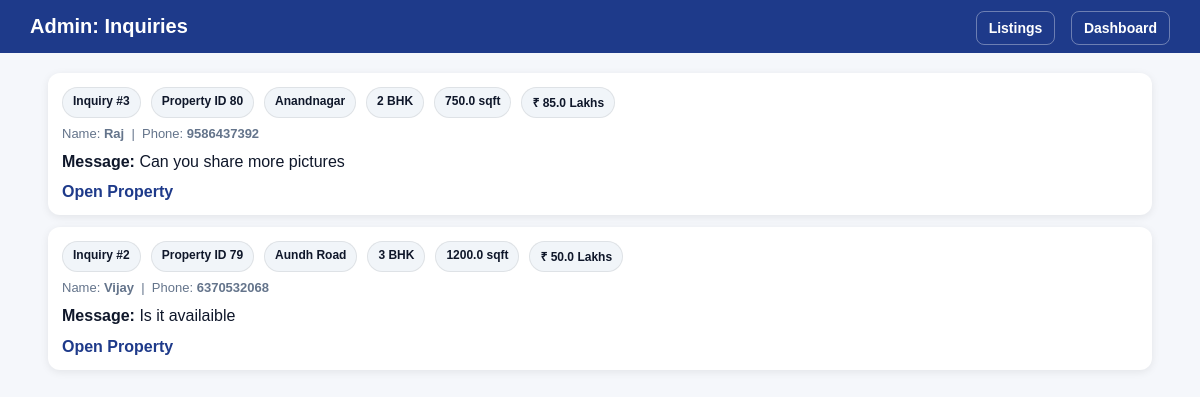
The page /admin/inquiries on the database its author committed.
### tables this page shows
CREATE TABLE inquiries (
    id INTEGER PRIMARY KEY AUTOINCREMENT,
    property_id INTEGER,
    name TEXT,
    phone TEXT,
    message TEXT
);

CREATE TABLE properties (
    id INTEGER PRIMARY KEY AUTOINCREMENT,
    location TEXT,
    sqft REAL,
    bath INTEGER,
    bhk INTEGER,
    listed_price REAL
, image TEXT);

### app.py (the view)
@app.route("/admin/inquiries")
def admin_inquiries():
    conn = sqlite3.connect(DB_PATH)
    conn.row_factory = sqlite3.Row
    cur = conn.cursor()
    cur.execute("""
        SELECT
            i.id AS inquiry_id,
            i.property_id,
            i.name,
            i.phone,
            i.message,
            p.location,
            p.sqft,
            p.bhk,
            p.bath,
            p.listed_price
        FROM inquiries i
        JOIN properties p ON p.id = i.property_id
        ORDER BY i.id DESC
    """)
    rows = cur.fetchall()
    conn.close()
    inquiries = []
    for r in rows:
        inquiries.append({
            "inquiry_id": r["inquiry_id"],
            "property_id": r["property_id"],
            "name": r["name"],
            "phone": r["phone"],
            "message": r["message"],
            "location": r["location"],
            "sqft": r["sqft"],
            "bhk": r["bhk"],
            "bath": r["bath"],
            "listed_price": r["listed_price"]
        })
    return render_template("admin_inquiries.html", inquiries=inquiries)

### templates/admin_inquiries.html (shortened to what this page needs)
<!DOCTYPE html>
<html>
<head>
</head>
<body>
<div class="navbar">
  <div>Admin: Inquiries</div>
  <div>
    <a class="navlink" href="/">Listings</a>
    <a class="navlink" href="/dashboard">Dashboard</a>
  </div>
</div>
<div class="wrap">
  {% if inquiries|length == 0 %}
    <div class="empty">No inquiries yet.</div>
  {% else %}
    {% for i in inquiries %}
      <div class="card">
        <div class="row">
          <span class="pill">Inquiry #{{ i.inquiry_id }}</span>
          <span class="pill">Property ID {{ i.property_id }}</span>
          <span class="pill">{{ i.location }}</span>
          <span class="pill">{{ i.bhk }} BHK</span>
          <span class="pill">{{ i.sqft }} sqft</span>
          <span class="pill">₹ {{ i.listed_price }} Lakhs</span>
        </div>
        <div class="muted" style="margin-top:8px;">
          Name: <b>{{ i.name }}</b> &nbsp;|&nbsp; Phone: <b>{{ i.phone }}</b>
        </div>
        <div class="msg"><b>Message:</b> {{ i.message }}</div>
        <div style="margin-top:10px;">
          <a href="/property/{{ i.property_id }}" style="text-decoration:none; color:#1e3a8a; font-weight:700;">Open Property</a>
        </div>
      </div>
    {% endfor %}
  {% endif %}
</div>
</body>
</html>

### templates/admin_inquiries.html (style rules this page uses)
body { font-family:Arial; margin:0; background:#f5f7fb; }
.navbar { background:#1e3a8a; color:#fff; padding:15px 30px; font-size:20px; font-weight:700; display:flex; justify-content:space-between; align-items:center; }
.navlink { color:#fff; text-decoration:none; font-size:14px; padding:8px 12px; border:1px solid rgba(255,255,255,0.35); border-radius:8px; margin-left:10px; }
.wrap { width:92%; margin:20px auto; }
.card { background:#fff; padding:14px; border-radius:12px; box-shadow:0 2px 8px rgba(0,0,0,0.08); margin-bottom:12px; }
.row { display:flex; flex-wrap:wrap; gap:10px; color:#0f172a; }
.pill { font-size:12px; background:#f1f5f9; border:1px solid rgba(0,0,0,0.08); padding:6px 10px; border-radius:999px; font-weight:700; }
.muted { color:#64748b; font-size:13px; }
.msg { margin-top:10px; color:#0f172a; line-height:1.4; }

### rows shown on the page
inquiries: inquiry_id "3", property_id "80", location "Anandnagar", bhk "2", sqft "750.0", listed_price "85.0", name "Raj", phone "9586437392", message "Can you share more pictures"
inquiries: inquiry_id "2", property_id "79", location "Aundh Road", bhk "3", sqft "1200.0", listed_price "50.0", name "Vijay", phone "6370532068", message "Is it availaible"
